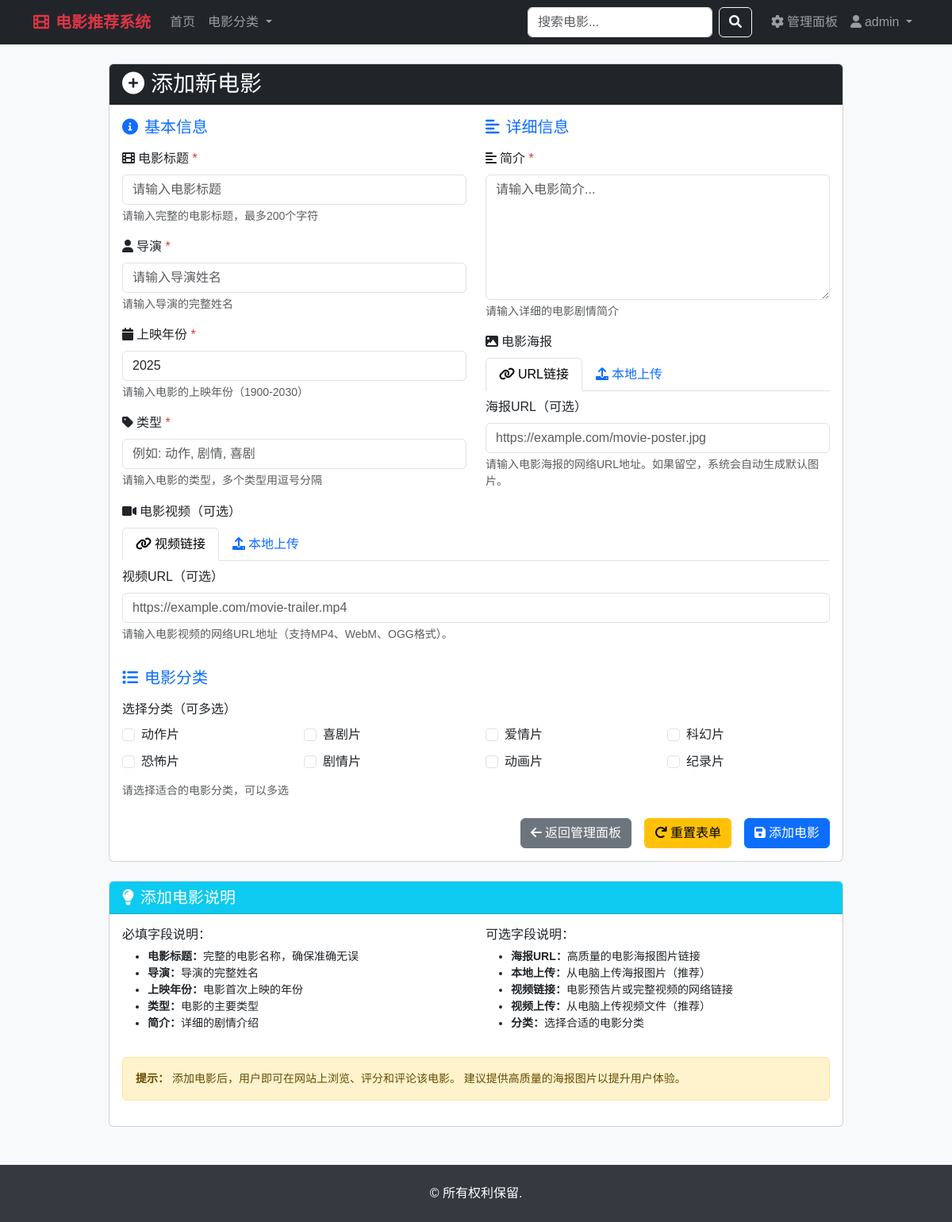
The app's page /admin/add_movie (signed in) with its own data.
### tables this page shows
CREATE TABLE categories (
                id INTEGER PRIMARY KEY AUTOINCREMENT,
                name VARCHAR(50) UNIQUE NOT NULL
            );

### app.py (the view, shortened to what this page needs)
@app.route('/admin/add_movie', methods=['GET', 'POST'])
def admin_add_movie():
    if not check_login() or not check_admin():
        return redirect(url_for('login'))
    categories = execute_db_query("SELECT * FROM categories", fetch_all=True)
    return render_template('admin_add_movie.html', categories=categories, user=session)

### app.py (called while the page is built, shortened)
def get_db_connection():
    conn = sqlite3.connect(DATABASE)
    conn.row_factory = sqlite3.Row  # 使结果可以通过列名访问
    return conn

def execute_db_query(query, params=None, fetch_one=False, fetch_all=False, commit=False):
    conn = None
    try:
        conn = get_db_connection()
        cursor = conn.cursor()
        if params:
            cursor.execute(query, params)
        else:
            cursor.execute(query)
        if commit:
            conn.commit()
        if fetch_one:
            result = cursor.fetchone()
            return dict(result) if result else None
        elif fetch_all:
            results = cursor.fetchall()
            return [dict(row) for row in results]
        return cursor.lastrowid if cursor.lastrowid else True
    finally:
        if conn:
            conn.close()

def check_login():
    return 'user_id' in session

def check_admin():
    if not check_login():
        return False
    return session.get('role') == 'admin'

### templates/admin_add_movie.html (shortened to what this page needs)
{% extends "base.html" %}
{% block content %}
<div class="row justify-content-center">
    <div class="col-md-10">
        <div class="card">
            <div class="card-header bg-dark text-white">
                <h3 class="mb-0"><i class="fas fa-plus-circle me-2"></i>添加新电影</h3>
            </div>
            <div class="card-body">
                <form action="{{ url_for('admin_add_movie') }}" method="post" enctype="multipart/form-data">
                    <div class="row">
                        <div class="col-md-6">
                            <h5 class="mb-3 text-primary"><i class="fas fa-info-circle me-2"></i>基本信息</h5>
                            <div class="mb-3">
                                <label for="title" class="form-label">
                                    <i class="fas fa-film me-1"></i>电影标题
                                    <span class="text-danger">*</span>
                                </label>
                                <input type="text" class="form-control" id="title" name="title"
                                       placeholder="请输入电影标题" required maxlength="200">
                                <div class="form-text">请输入完整的电影标题，最多200个字符</div>
                            </div>
                            <div class="mb-3">
                                <label for="director" class="form-label">
                                    <i class="fas fa-user me-1"></i>导演
                                    <span class="text-danger">*</span>
                                </label>
                                <input type="text" class="form-control" id="director" name="director"
                                       placeholder="请输入导演姓名" required maxlength="100">
                                <div class="form-text">请输入导演的完整姓名</div>
                            </div>
                            <div class="mb-3">
                                <label for="year" class="form-label">
                                    <i class="fas fa-calendar me-1"></i>上映年份
                                    <span class="text-danger">*</span>
                                </label>
                                <input type="number" class="form-control" id="year" name="year"
                                       min="1900" max="2030" required>
                                <div class="form-text">请输入电影的上映年份（1900-2030）</div>
                            </div>
                            <div class="mb-3">
                                <label for="genre" class="form-label">
                                    <i class="fas fa-tag me-1"></i>类型
                                    <span class="text-danger">*</span>
                                </label>
                                <input type="text" class="form-control" id="genre" name="genre"
                                       placeholder="例如: 动作, 剧情, 喜剧" required maxlength="100">
                                <div class="form-text">请输入电影的类型，多个类型用逗号分隔</div>
                            </div>
                        </div>
                        <div class="col-md-6">
                            <h5 class="mb-3 text-primary"><i class="fas fa-align-left me-2"></i>详细信息</h5>
                            <div class="mb-3">
                                <label for="description" class="form-label">
                                    <i class="fas fa-align-left me-1"></i>简介
                                    <span class="text-danger">*</span>
                                </label>
                                <textarea class="form-control" id="description" name="description"
                                          rows="6" placeholder="请输入电影简介..." required></textarea>
                                <div class="form-text">请输入详细的电影剧情简介</div>
                            </div>
                            <div class="mb-3">
                                <label class="form-label">
                                    <i class="fas fa-image me-1"></i>电影海报
                                </label>
                                <ul class="nav nav-tabs" id="posterTab" role="tablist">
                                    <li class="nav-item" role="presentation">
                                        <button class="nav-link active" id="url-tab" data-bs-toggle="tab"
                                                data-bs-target="#url" type="button" role="tab"
                                                aria-controls="url" aria-selected="true">
                                            <i class="fas fa-link me-1"></i>URL链接
                                        </button>
                                    </li>
                                    <li class="nav-item" role="presentation">
                                        <button class="nav-link" id="upload-tab" data-bs-toggle="tab"
                                                data-bs-target="#upload" type="button" role="tab"
                                                aria-controls="upload" aria-selected="false">
                                            <i class="fas fa-upload me-1"></i>本地上传
                                        </button>
                                    </li>
                                </ul>
                                <div class="tab-content mt-2" id="posterTabContent">
                                    <div class="tab-pane fade show active" id="url" role="tabpanel" aria-labelledby="url-tab">
                                        <div class="mb-3">
                                            <label for="image_url" class="form-label">海报URL（可选）</label>
                                            <input type="url" class="form-control" id="image_url" name="image_url"
                                                   placeholder="https://example.com/movie-poster.jpg">
                                            <div class="form-text">
                                                请输入电影海报的网络URL地址。如果留空，系统会自动生成默认图片。
                                            </div>
                                        </div>
                                    </div>
                                </div>
                            </div>
                        </div>
                        <div class="mb-3">
                            <label class="form-label">
                                <i class="fas fa-video me-1"></i>电影视频（可选）
                            </label>
                            <ul class="nav nav-tabs" id="videoTab" role="tablist">
                                <li class="nav-item" role="presentation">
                                    <button class="nav-link active" id="video-url-tab" data-bs-toggle="tab"
                                            data-bs-target="#video-url" type="button" role="tab"
                                            aria-controls="video-url" aria-selected="true">
                                        <i class="fas fa-link me-1"></i>视频链接
                                    </button>
                                </li>
                                <li class="nav-item" role="presentation">
                                    <button class="nav-link" id="video-upload-tab" data-bs-toggle="tab"
                                            data-bs-target="#video-upload" type="button" role="tab"
                                            aria-controls="video-upload" aria-selected="false">
                                        <i class="fas fa-upload me-1"></i>本地上传
                                    </button>
                                </li>
                            </ul>
                            <div class="tab-content mt-2" id="videoTabContent">
                                <div class="tab-pane fade show active" id="video-url" role="tabpanel" aria-labelledby="video-url-tab">
                                    <div class="mb-3">
                                        <label for="video_url" class="form-label">视频URL（可选）</label>
                                        <input type="url" class="form-control" id="video_url" name="video_url"
                                               placeholder="https://example.com/movie-trailer.mp4">
                                        <div class="form-text">
                                            请输入电影视频的网络URL地址（支持MP4、WebM、OGG格式）。
                                        </div>
                                    </div>
                                </div>
                            </div>
                        </div>
                    </div>
                    <div class="mb-4">
                        <h5 class="mb-3 text-primary"><i class="fas fa-list me-2"></i>电影分类</h5>
                        <label class="form-label">选择分类（可多选）</label>
                        <div class="row">
                            {% for category in categories %}
                            <div class="col-md-3 mb-2">
                                <div class="form-check">
                                    <input class="form-check-input" type="checkbox" value="{{ category.id }}"
                                           id="category_{{ category.id }}" name="categories">
                                    <label class="form-check-label" for="category_{{ category.id }}">
                                        {{ category.name }}
                                    </label>
                                </div>
                            </div>
                            {% endfor %}
                        </div>
                        <div class="form-text">请选择适合的电影分类，可以多选</div>
                    </div>
                    <div class="d-grid gap-2 d-md-flex justify-content-md-end">
                        <a href="{{ url_for('admin_panel') }}" class="btn btn-secondary me-md-2">
                            <i class="fas fa-arrow-left me-1"></i>返回管理面板
                        </a>
                        <button type="reset" class="btn btn-warning me-md-2">
                            <i class="fas fa-redo me-1"></i>重置表单
                        </button>
                        <button type="submit" class="btn btn-primary">
                            <i class="fas fa-save me-1"></i>添加电影
                        </button>
                    </div>
                </form>
            </div>
        </div>
        <div class="card mt-4">
            <div class="card-header bg-info text-white">
                <h5 class="mb-0"><i class="fas fa-lightbulb me-2"></i>添加电影说明</h5>
            </div>
            <div class="card-body">
                <div class="row">
                    <div class="col-md-6">
                        <h6>必填字段说明：</h6>
                        <ul class="small">
                            <li><strong>电影标题：</strong>完整的电影名称，确保准确无误</li>
                            <li><strong>导演：</strong>导演的完整姓名</li>
                            <li><strong>上映年份：</strong>电影首次上映的年份</li>
                            <li><strong>类型：</strong>电影的主要类型</li>
                            <li><strong>简介：</strong>详细的剧情介绍</li>
                        </ul>
                    </div>
                    <div class="col-md-6">
                        <h6>可选字段说明：</h6>
                        <ul class="small">
                            <li><strong>海报URL：</strong>高质量的电影海报图片链接</li>
                            <li><strong>本地上传：</strong>从电脑上传海报图片（推荐）</li>
                            <li><strong>视频链接：</strong>电影预告片或完整视频的网络链接</li>
                            <li><strong>视频上传：</strong>从电脑上传视频文件（推荐）</li>
                            <li><strong>分类：</strong>选择合适的电影分类</li>
                        </ul>
                    </div>
                </div>
                <div class="alert alert-warning mt-3 small">
                    <strong>提示：</strong> 添加电影后，用户即可在网站上浏览、评分和评论该电影。
                    建议提供高质量的海报图片以提升用户体验。
                </div>
            </div>
        </div>
    </div>
</div>
{% endblock %}

### templates/base.html (style rules this page uses)
body { background-color: #f8f9fa; font-family: 'Microsoft YaHei', sans-serif; }

### records on screen
categories: name "动作片"
categories: name "喜剧片"
categories: name "爱情片"
categories: name "科幻片"
categories: name "恐怖片"
categories: name "剧情片"
categories: name "动画片"
categories: name "纪录片"

### other values on screen
{{ user.username }} "admin"
